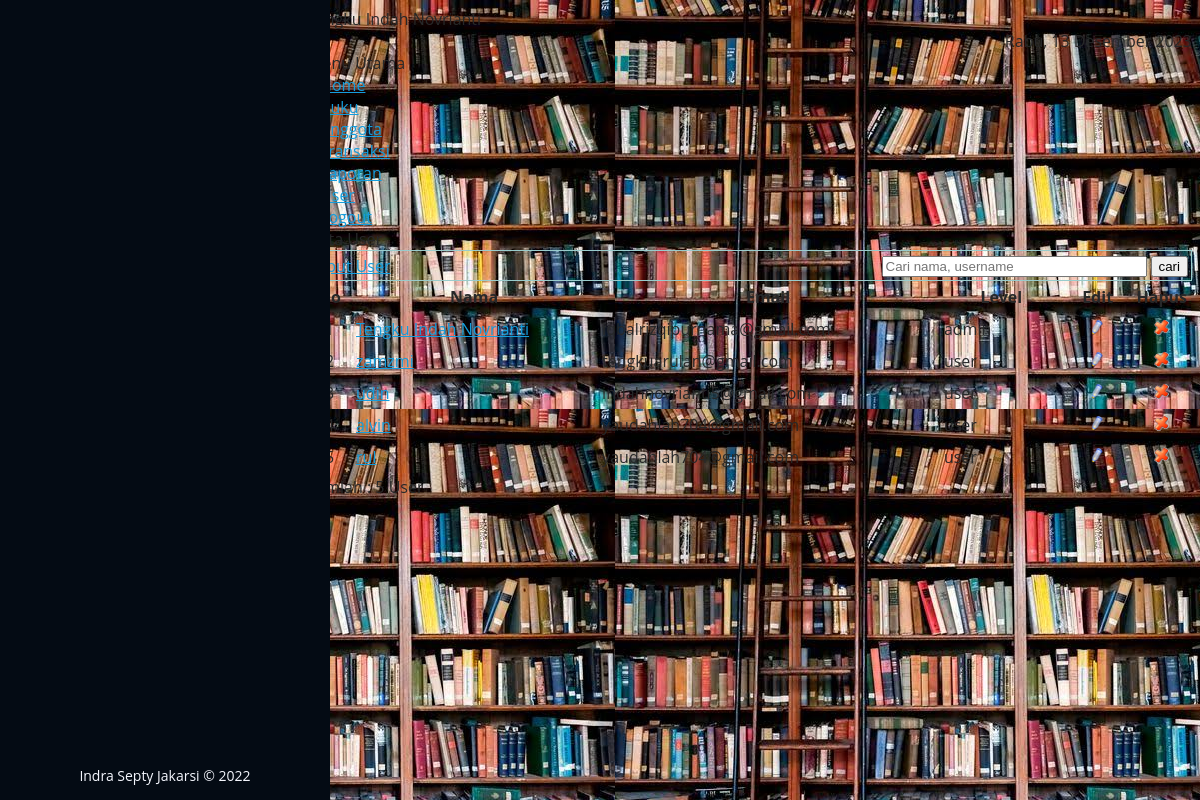
Screenshot of /admin/index.php?page=user (signed in) with the database file from the repository.
### tables this page shows
CREATE TABLE `tbl_user` (
  `id` int(3) NOT NULL,
  `nama` varchar(200) NOT NULL,
  `username` varchar(50) NOT NULL,
  `password` varchar(200) NOT NULL,
  `email` varchar(100) NOT NULL,
  `level` enum('admin','user') NOT NULL
);

### admin/user_data.php (the view)
  <?php
  include '../conn/koneksi.php';
  ?>
<div id="menu-tengah">
   	<div id="bg_menu">Data User
   	</div>
   	<div id="content_menu">
       <div id="menu_header">
       	<form action="?page=user_search" method="post">
       	<table width="100%" height="100%" style="border:1px solid #9cc;">
           	<tr>
               	<td width="50%"><a href="?page=user_input">Input User</a></td>
                   <td width="50%" align="right"><input type="text" name="cari" size="30" placeholder="Cari nama, username"></td>
                   <td><input type="submit" id="submit" value="cari"></td>
               </tr>
           </table>
           </form>
   	</div>
  	    <div class="zebra-table">
  	      <table width="100%" height="100%" align="center" cellspacing="0" cellpadding="5">
  	        <thead align="center">
  	          <tr>
  	            <th align="center" width="5%" >No</th>
  	            <th width="30%">Nama</th>
  	            <th width="40%">Email</th>
  	            <th width="15%">Level</th>
               <th width="8%">Edit</th>
               <th width="8%">Hapus</th>
             </tr>
           </thead>
           <?php
			$sql = mysqli_query($konek,"SELECT * FROM tbl_user ORDER by id");
			$total = mysqli_num_rows($sql);
			$no = 1;
			while ($data=mysqli_fetch_array($sql)) {
		?>
  	        <tbody>
  	          <tr>
  	            <td align="center"><?php echo $no; ?></td>
  	            <td><a href="?page=user_detil&id=<?=$data['id']?>"><?php echo $data['nama']; ?></a></td>
  	            <td><?php echo $data['email']; ?></td>
  	            <td><?php echo $data['level']; ?></td>
               <td align="center"><a href="?page=user_edit&id=<?=$data['id']?>"><img src="../images/edit.png"/ width="15px" height="15px"></a></td>
               <td align="center"><a href="?page=user_hapus&id=<?=$data['id']?>" onclick="return confirm('Anda yakin ingin menghapus data user <?=$data['nama']?> ?')"><img src="../images/delete.png"/ width="15px" height="15px"></a></td>
             </tr>
           <?php $no++; } ?>
           </tbody>
         </table>
         </div>
         <div id="menu_bottom">
       	<table width="100%" style="border:0px solid #9cc;">
           	<tr>
               	<td width="50%">Jumlah : <?php echo $total; ?> User</td>
               </tr>
           </table>
   	</div>
  	  </div>
   </div>

### assets/css/style.css (style rules this page uses)
body { font-family: "Open Sans", sans-serif; color: #272829; }
a { color: #149ddd; }

### admin/index.php (style rules this page uses)
body { background-image: url(../images/2.jpeg); background-color: #cccccccc; }

### rows the page displays
tbl_user: nama "Tengku Indah Novrianti", email "iqbalrizqipurnama@gmail.com", level "admin"
tbl_user: nama "zamzmi", email "tengkuarulan@gmail.com", level "user"
tbl_user: nama "udin", email "indahnovrianti5@gmail.com", level "user"
tbl_user: nama "alvin", email "yaudahlah704@gmail.com", level "user"
tbl_user: nama "rul", email "yaudahlah704@gmail.com", level "user"

### other values shown
$_SESSION['nama'] "Tengku Indah Novrianti"
$total "5"
